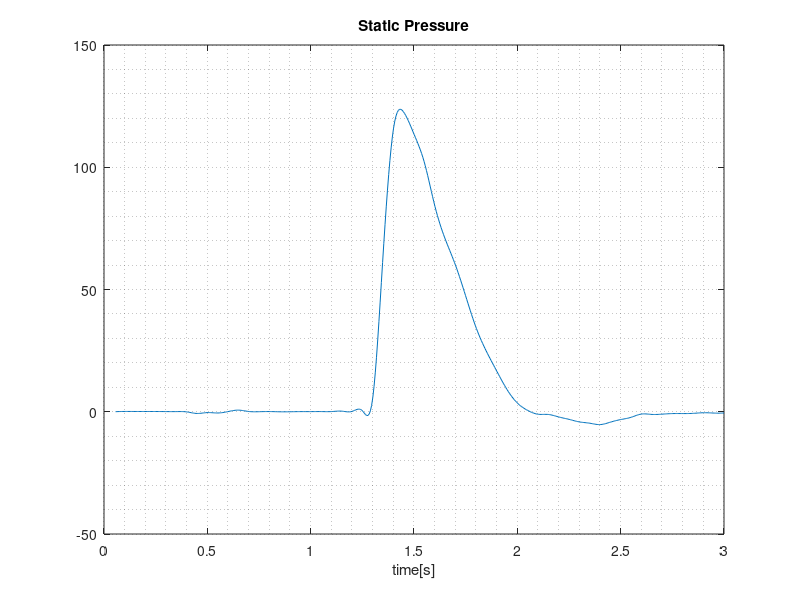

This chart was generated by the following MATLAB code: (Note: this script raises an error after producing the figure.)
M = csvread('staticPressure.csv');
x=M(2:end,1);
y=M(2:end,2);

y=y-y(1);

%Obtener número de muestras
knum = max(size(x));
%Obtener rango abscisa
krange = x(knum)-x(1);
%Número de puntos para dibujar las funciones continuas (estimadas)
kpoints = 500;

% Obtener todos los puntos de referencia mediante interpolación lineal (resultado trapezoidal)
for h=1:kpoints;
  xx(h) = (krange)*h/kpoints+x(1); %Cada uno de los valores de abscisa para los que interpolar
  t(h) = interp1(x,y,xx(h),"spline");
end

%  tt = interp1(yy,t',yy,"pchip");


plot(xx,t)%,'-+'
grid minor;
title("Static Pressure")
xlabel time[s];
ylabel("p[Pa]",right)
